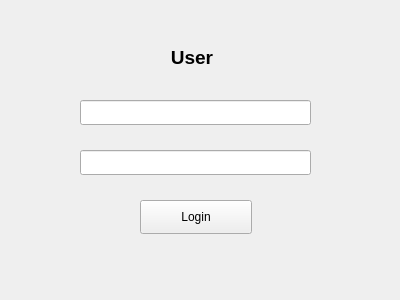
<?xml version="1.0" encoding="UTF-8"?>
<ui version="4.0">
 <class>Form</class>
 <widget class="QWidget" name="Form">
  <property name="windowModality">
   <enum>Qt::WindowModal</enum>
  </property>
  <property name="geometry">
   <rect>
    <x>0</x>
    <y>0</y>
    <width>400</width>
    <height>300</height>
   </rect>
  </property>
  <property name="styleSheet">
   <string notr="true"/>
  </property>
  <widget class="QLineEdit" name="lineEdit">
   <property name="geometry">
    <rect>
     <x>80</x>
     <y>100</y>
     <width>231</width>
     <height>25</height>
    </rect>
   </property>
  </widget>
  <widget class="QLineEdit" name="lineEdit_2">
   <property name="geometry">
    <rect>
     <x>80</x>
     <y>150</y>
     <width>231</width>
     <height>25</height>
    </rect>
   </property>
   <property name="echoMode">
    <enum>QLineEdit::Password</enum>
   </property>
  </widget>
  <widget class="QLabel" name="label">
   <property name="geometry">
    <rect>
     <x>160</x>
     <y>40</y>
     <width>64</width>
     <height>34</height>
    </rect>
   </property>
   <property name="minimumSize">
    <size>
     <width>41</width>
     <height>0</height>
    </size>
   </property>
   <property name="font">
    <font>
     <pointsize>14</pointsize>
     <weight>75</weight>
     <bold>true</bold>
    </font>
   </property>
   <property name="layoutDirection">
    <enum>Qt::LeftToRight</enum>
   </property>
   <property name="lineWidth">
    <number>1</number>
   </property>
   <property name="midLineWidth">
    <number>0</number>
   </property>
   <property name="text">
    <string>User</string>
   </property>
   <property name="alignment">
    <set>Qt::AlignCenter</set>
   </property>
  </widget>
  <widget class="QPushButton" name="pushButton">
   <property name="geometry">
    <rect>
     <x>140</x>
     <y>200</y>
     <width>112</width>
     <height>34</height>
    </rect>
   </property>
   <property name="maximumSize">
    <size>
     <width>16777215</width>
     <height>34</height>
    </size>
   </property>
   <property name="autoFillBackground">
    <bool>false</bool>
   </property>
   <property name="text">
    <string>Login</string>
   </property>
  </widget>
 </widget>
 <resources/>
 <connections/>
</ui>
